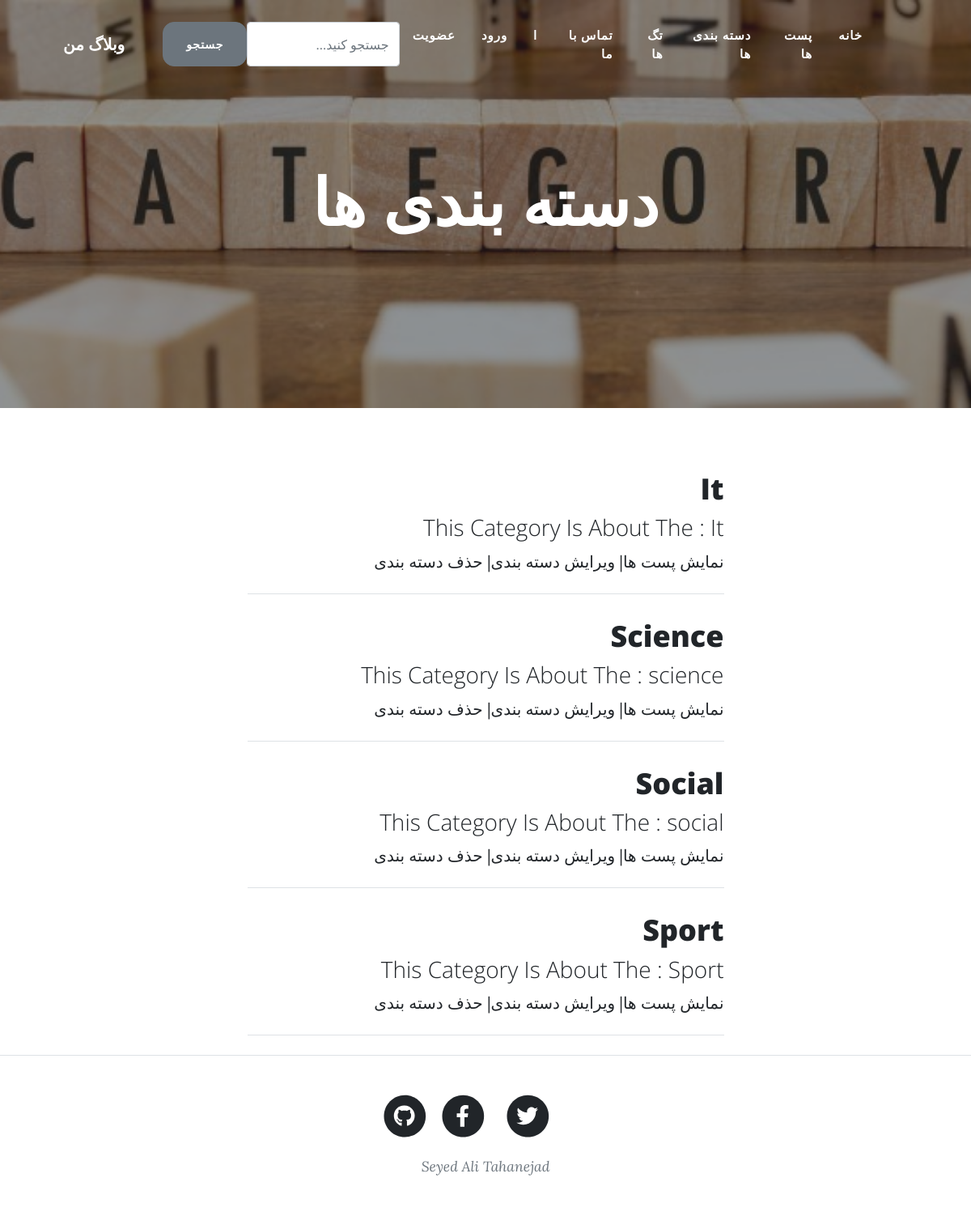
The page /category/ on the database its author committed.
### post/models.py (models this page shows, shortened)
class Category(models.Model):
    parent = models.ForeignKey("self", null=True, blank=True, on_delete=models.CASCADE)
    title = models.CharField(max_length=120, unique=True)
    description = models.TextField()
    slug = models.SlugField(null=True, unique=True)
    class Meta:
        ordering = ["title"]

### post/views.py (the view)
# urls.py: path("category/", CateegoryList.as_view(), name="categories"),
class CateegoryList(ListView):
    model = Category
    template_name = "post/category_list.html"

### post/templates/post/category_list.html (shortened to what this page needs)
{% extends "main.html"%}
{% load static %}
{% block page_title %} دسته بندی ها {% endblock page_title %}
{% block header_background %}
            <header class="masthead" style="background-image:url({%static 'theme/category.jpg'%})">
            {% endblock header_background%}
 {% block content %}
<div class="container px-4 px-lg-5">
  <div class="row gx-4 gx-lg-5 justify-content-center">
    <div class="col-md-10 col-lg-8 col-xl-7">
{% for category in object_list %}
      <div class="post-preview">
        <a  href="{% url 'category_post' category.slug %}">
          <h2 class="post-title">
            {{category.title}}
          </h2>
          <h3 class="post-subtitle">
           {{ category.description}}
          </h3>
        </a>
      </div>
      <a href="{% url 'category_post' category.slug %}">نمایش پست ها</a>|
      <a href="{% url 'edit_category_form' category.slug %}">ویرایش دسته بندی</a>|
      <a href="{% url 'delete_category_form' category.slug %}">حذف دسته بندی</a>
      <hr class="my-4" />
{% endfor %}
      </div>
    </div>
  </div>
{% endblock content %}

### rows shown on the page
Category: title "It", description "This Category Is About The : It"
Category: title "Science", description "This Category Is About The : science"
Category: title "Social", description "This Category Is About The : social"
Category: title "Sport", description "This Category Is About The : Sport"
